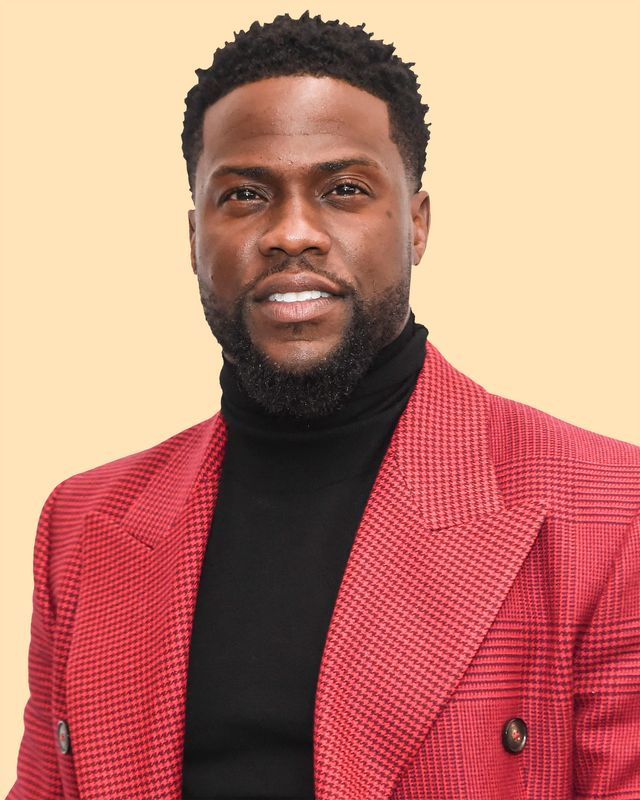
#> input picture hart.jpg, 640 x 800 px
$ python edge_detection.py
#> lines starting #> are read from the running program, lines starting #| are printed output that depends on the picture; after the words box and inside, x2 and y2 are one past the last pixel; in counts of white or black regions, pixels touching at a corner belong together
import cv2
import numpy as np
import matplotlib.pyplot as plt

# Load
image_path = 'hart.jpg'
image = cv2.imread(image_path)
#> image is the input picture: shape (800, 640, 3); mean B, G, R 114.1, 127.9, 190.5

# greyscale
gray_image = cv2.cvtColor(image, cv2.COLOR_BGR2GRAY)
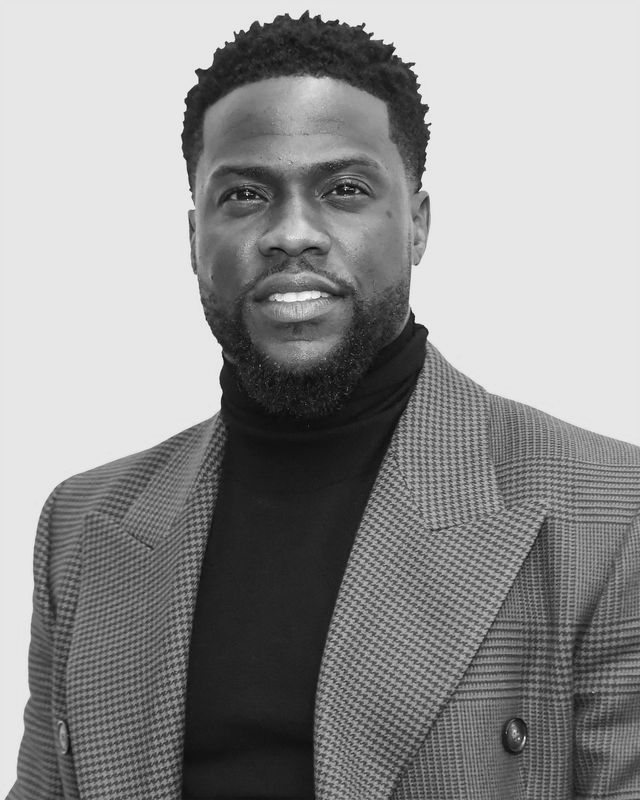
#> gray_image: shape (800, 640); min 2, max 253, mean 145

# detect edges
edges = cv2.Canny(gray_image, threshold1=100, threshold2=200)
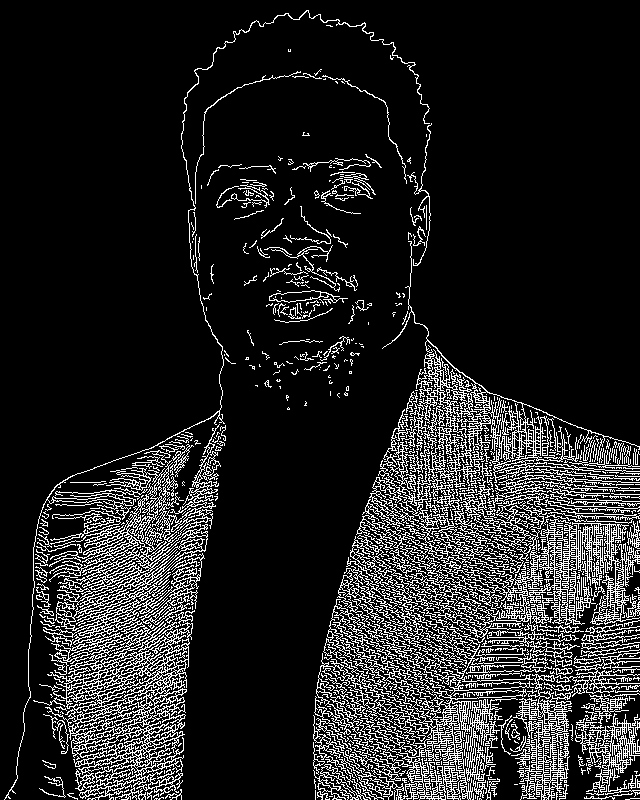
#> edges: shape (800, 640); 13.8% white in thin lines or dots

# Display
plt.figure(figsize=(14,7))

plt.subplot(121)
plt.imshow(cv2.cvtColor(image, cv2.COLOR_BGR2RGB))
plt.title('Original Image')
plt.axis('off')

plt.subplot(122)
plt.imshow(edges, cmap='gray')
plt.title('Edge Detected Image')
plt.axis('off')

# close easily
def on_key(event):
    if event.key == '0':
        plt.close()

# make key press talk to handler function
plt.gcf().canvas.mpl_connect('key_press_event', on_key)

plt.show()
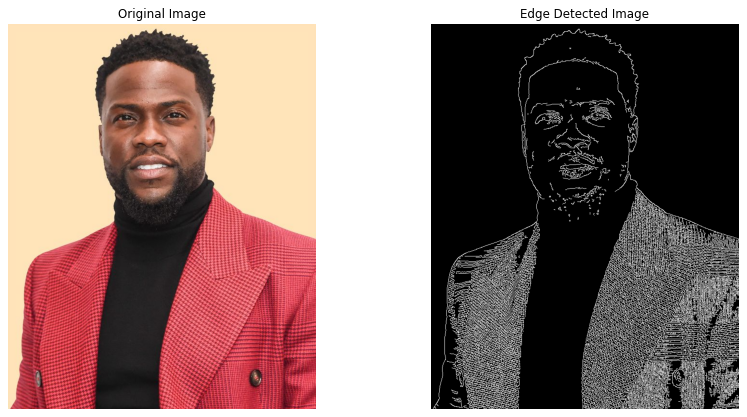
#> figure drawn by matplotlib, 2 panels

$ run again, with balloons.jpg copied over hart.jpg
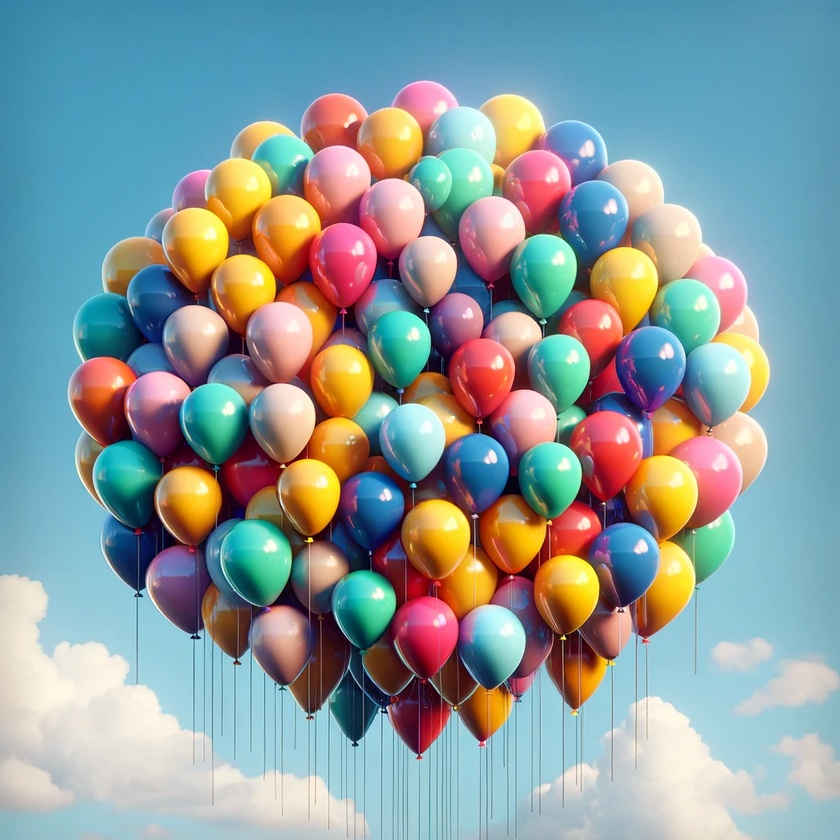
#> input picture balloons.jpg, 840 x 840 px, shrunk from 1024 x 1024 before the run
#> image is the input picture: shape (840, 840, 3); mean B, G, R 156.1, 154.7, 139.9
#> `edges = cv2.Canny(gray_image, threshold1=100, threshold2=200)`:
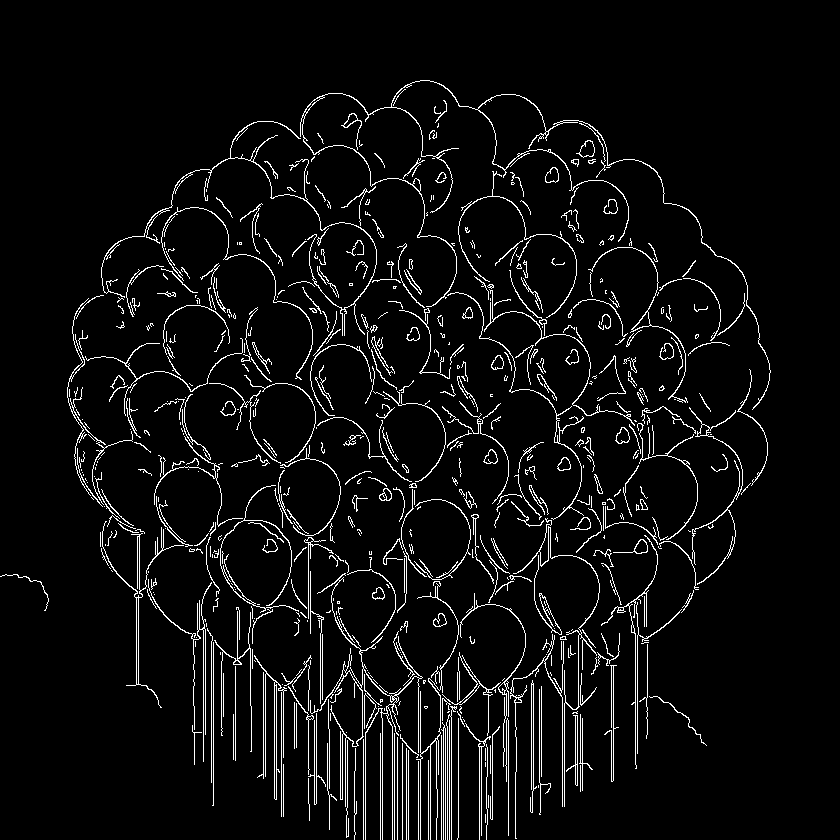
#> edges: shape (840, 840); 5.2% white in thin lines or dots, all inside (x1, y1, x2, y2) = (0, 80, 771, 840)
#> `plt.show()`:
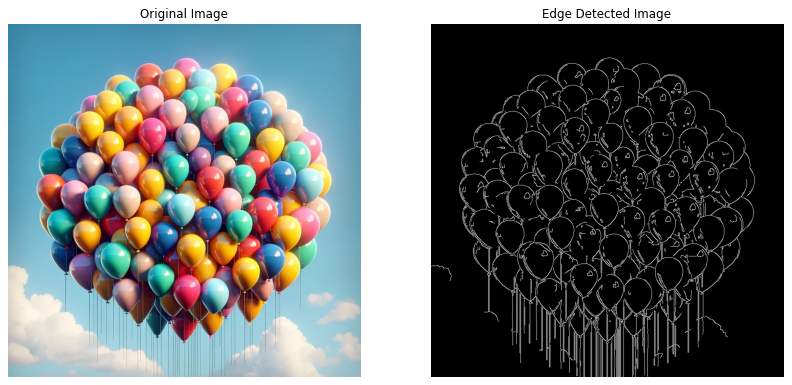
#> figure drawn by matplotlib, 2 panels

$ run again, with green_light.jpg copied over hart.jpg
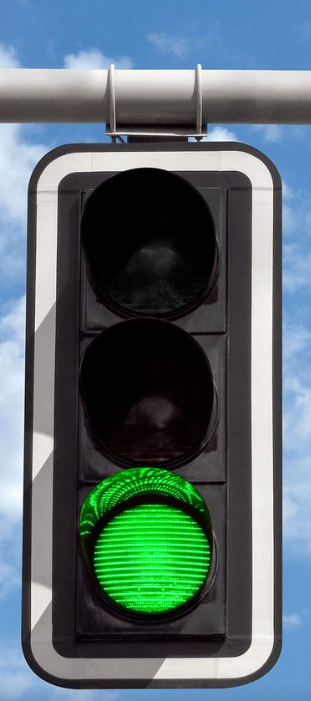
#> input picture green_light.jpg, 311 x 701 px
#> image is the input picture: shape (701, 311, 3); mean B, G, R 113.4, 109, 89.8
#> `edges = cv2.Canny(gray_image, threshold1=100, threshold2=200)`:
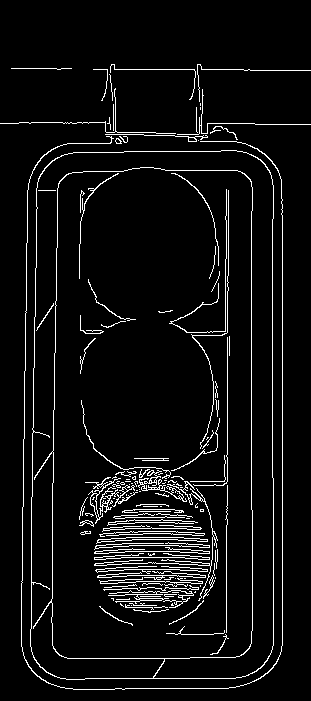
#> edges: shape (701, 311); 5.9% white in thin lines or dots, all inside (x1, y1, x2, y2) = (0, 64, 311, 690)
#> `plt.show()`:
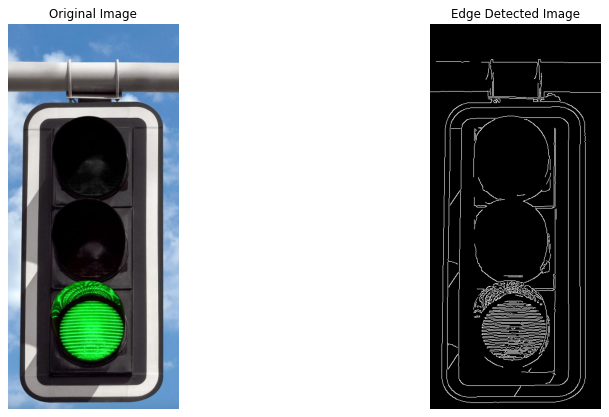
#> figure drawn by matplotlib, 2 panels

$ run again, with red_light.jpg copied over hart.jpg
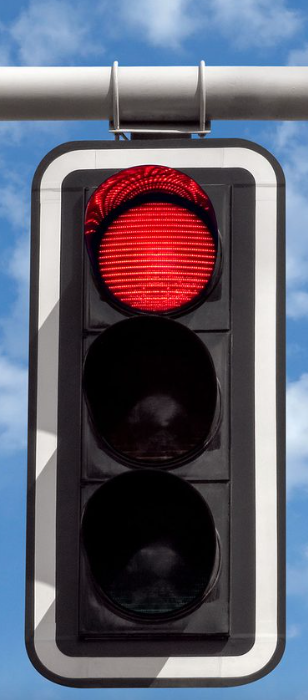
#> input picture red_light.jpg, 308 x 700 px
#> image is the input picture: shape (700, 308, 3); mean B, G, R 110, 95.8, 96.8
#> `edges = cv2.Canny(gray_image, threshold1=100, threshold2=200)`:
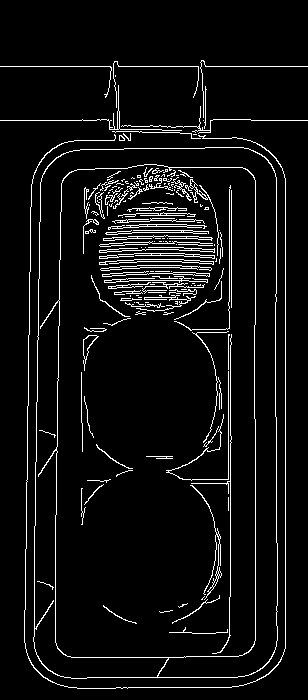
#> edges: shape (700, 308); 6% white in thin lines or dots, all inside (x1, y1, x2, y2) = (0, 60, 308, 689)
#> `plt.show()`:
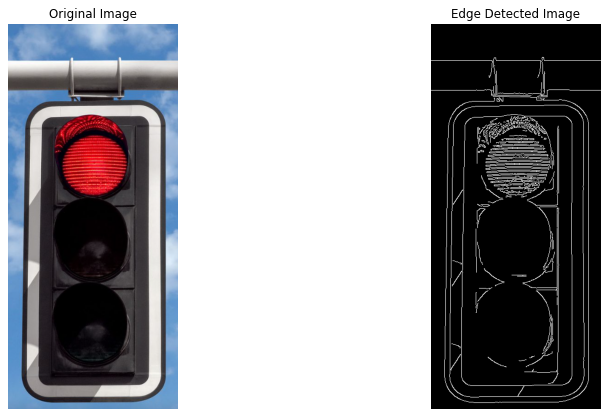
#> figure drawn by matplotlib, 2 panels
